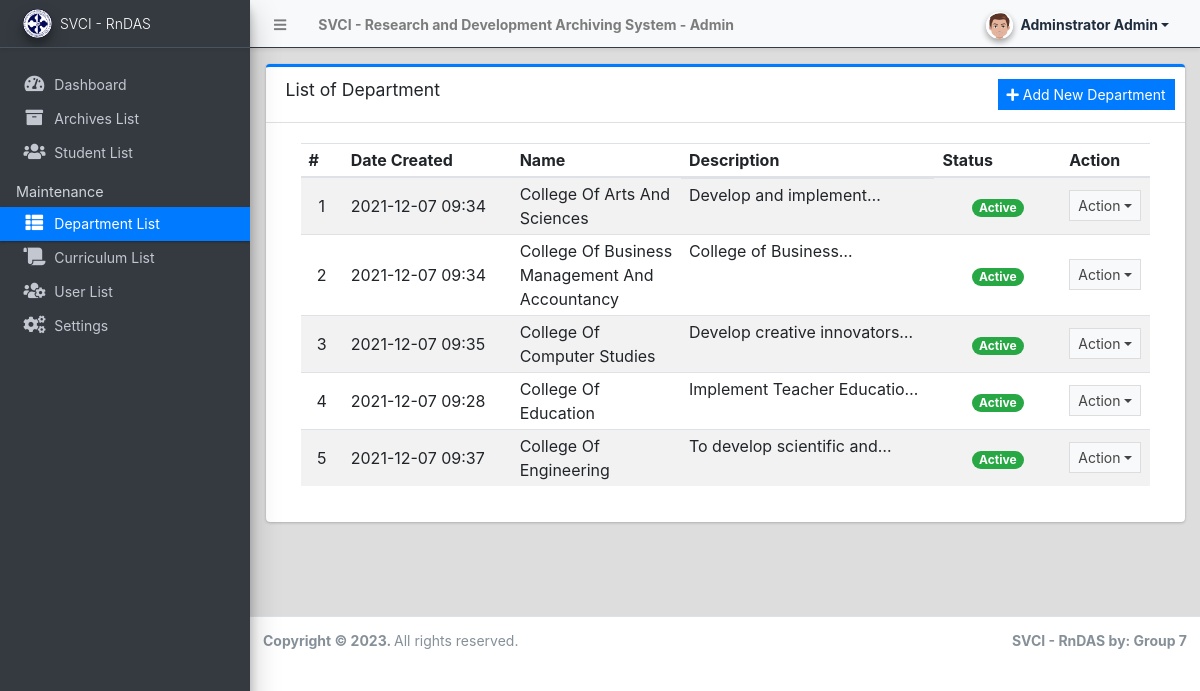
The page /admin/?page=departments (signed in) on the database as committed earlier.
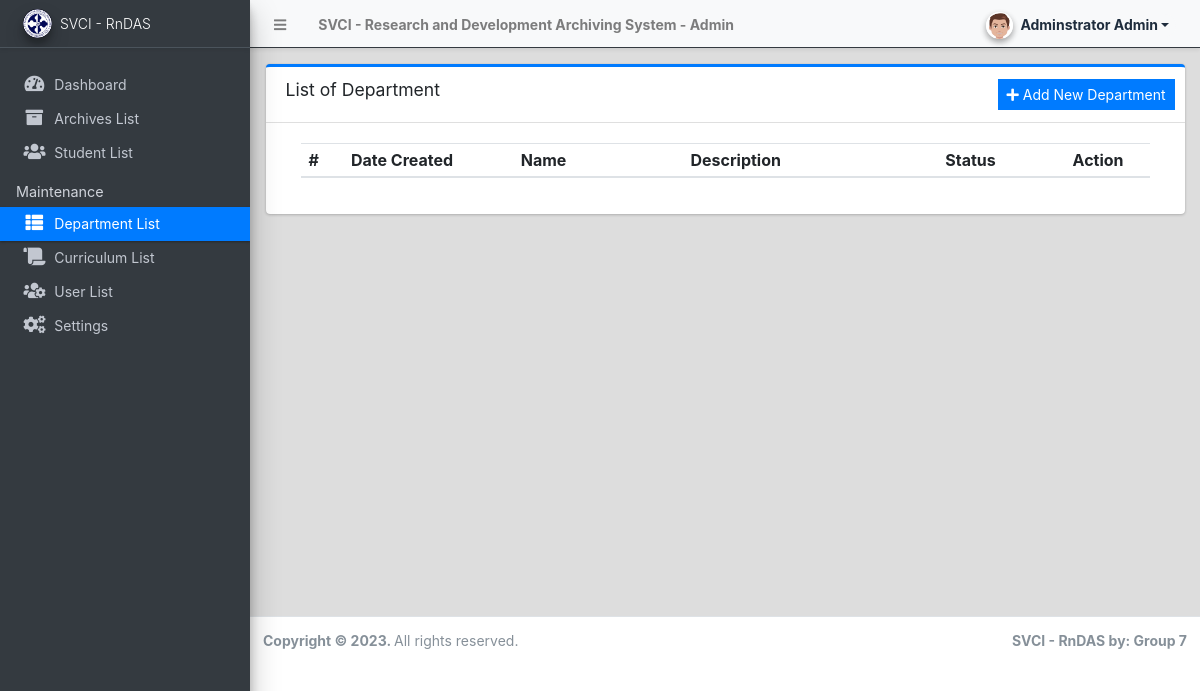
The same page on the database as committed later.
### tables this page shows
CREATE TABLE `department_list` (
  `id` int(30) NOT NULL,
  `name` text NOT NULL,
  `description` text NOT NULL,
  `status` tinyint(1) NOT NULL DEFAULT 1,
  `date_created` datetime NOT NULL DEFAULT current_timestamp(),
  `date_updated` datetime DEFAULT NULL ON UPDATE current_timestamp()
);

### config.php (called while the page is built, shortened)
<?php
require_once('classes/DBConnection.php');
require_once('classes/SystemSettings.php');
function validate_image($file){
	if(!empty($file)){
        $ex = explode('?',$file);
        $file = $ex[0];
        $param =  isset($ex[1]) ? '?'.$ex[1]  : '';
		if(is_file(base_app.$file)){
			return base_url.$file.$param;
		}else{
			return base_url.'dist/img/no-image-available.png';
		}
	}else{
		return base_url.'dist/img/no-image-available.png';
	}
}
function isMobileDevice(){
    $aMobileUA = array(
        '/iphone/i' => 'iPhone',
        '/ipod/i' => 'iPod',
        '/ipad/i' => 'iPad',
        '/android/i' => 'Android',
        '/blackberry/i' => 'BlackBerry',
        '/webos/i' => 'Mobile'
    );
    return false;
}
?>

### classes/DBConnection.php (called while the page is built, shortened)
<?php
class DBConnection{
    private $host = DB_SERVER;
    private $username = DB_USERNAME;
    private $password = DB_PASSWORD;
    private $database = DB_NAME;
    public $conn;
    public function __construct(){
        if (!isset($this->conn)) {
            $this->conn = new mysqli($this->host, $this->username, $this->password, $this->database);
        }
    }
}
?>

### classes/SystemSettings.php (called while the page is built, shortened)
<?php
class SystemSettings extends DBConnection{
	function userdata($field = ''){
		if(!empty($field)){
			if(isset($_SESSION['userdata'][$field]))
				return $_SESSION['userdata'][$field];
			else
				return null;
		}else{
			return false;
		}
	}
	function info($field=''){
		if(!empty($field)){
			if(isset($_SESSION['system_info'][$field]))
				return $_SESSION['system_info'][$field];
			else
				return false;
		}else{
			return false;
		}
	}
}
$_settings = new SystemSettings();
?>

### admin/departments/index.php (the view, shortened to what this page needs)
<div class="card card-outline card-primary">
	<div class="card-header">
		<h3 class="card-title">List of Department</h3>
		<div class="card-tools">
			<a href="javascript:void(0)" id="create_new" class="btn btn-flat btn-sm btn-primary"><span class="fas fa-plus"></span>  Add New Department</a>
		</div>
	</div>
	<div class="card-body">
		<div class="container-fluid">
        <div class="container-fluid">
			<table class="table table-hover table-striped">
				<colgroup>
					<col width="5%">
					<col width="20%">
					<col width="20%">
					<col width="30%">
					<col width="15%">
					<col width="10%">
				</colgroup>
				<thead>
					<tr>
						<th>#</th>
						<th>Date Created</th>
						<th>Name</th>
						<th>Description</th>
						<th>Status</th>
						<th>Action</th>
					</tr>
				</thead>
				<tbody>
					<?php
						$i = 1;
						$qry = $conn->query("SELECT * from `department_list`order by `name` asc ");
						while($row = $qry->fetch_assoc()):
					?>
						<tr>
							<td class="text-center"><?php echo $i++; ?></td>
							<td class=""><?php echo date("Y-m-d H:i",strtotime($row['date_created'])) ?></td>
							<td><?php echo ucwords($row['name']) ?></td>
							<td class="truncate-1"><?php echo $row['description'] ?></td>
							<td class="text-center">
                                <?php
                                    switch($row['status']){
                                        case '1':
                                            echo "<span class='badge badge-success badge-pill'>Active</span>";
                                            break;
                                    }
                                ?>
                            </td>
							<td align="center">
								 <button type="button" class="btn btn-flat btn-default btn-sm dropdown-toggle dropdown-icon" data-toggle="dropdown">
				                  		Action
				                  </button>
							</td>
						</tr>
					<?php endwhile; ?>
				</tbody>
			</table>
		</div>
		</div>
	</div>
</div>

### admin/index.php (shortened to what this page needs)
<?php require_once('../config.php'); ?>
 <!DOCTYPE html>
<html lang="en" class="" style="height: auto;">
<?php require_once('inc/header.php') ?>
  <body class="sidebar-mini layout-fixed control-sidebar-slide-open layout-navbar-fixed sidebar-mini-md sidebar-mini-xs" data-new-gr-c-s-check-loaded="14.991.0" data-gr-ext-installed="" style="height: auto;">
    <div class="wrapper">
     <?php require_once('inc/topBarNav.php') ?>
     <?php require_once('inc/navigation.php') ?>
     <?php $page = isset($_GET['page']) ? $_GET['page'] : 'home';  ?>
      <div class="content-wrapper pt-3" style="min-height: 567.854px;">
        <section class="content ">
          <div class="container-fluid">
            <?php
              if(!file_exists($page.".php") && !is_dir($page)){
                  include '404.html';
              }else{
                if(is_dir($page))
                  include $page.'/index.php';
                else
                  include $page.'.php';
              }
            ?>
          </div>
        </section>
      </div>
      <?php require_once('inc/footer.php') ?>
  </body>
</html>

### admin/inc/header.php (shortened to what this page needs)
<head>
    <link rel="stylesheet" href="<?php echo base_url ?>plugins/fontawesome-free/css/all.min.css">
    <link rel="stylesheet" href="<?php echo base_url ?>plugins/tempusdominus-bootstrap-4/css/tempusdominus-bootstrap-4.min.css">
  <link rel="stylesheet" href="<?php echo base_url ?>plugins/datatables-bs4/css/dataTables.bootstrap4.min.css">
  <link rel="stylesheet" href="<?php echo base_url ?>plugins/datatables-responsive/css/responsive.bootstrap4.min.css">
  <link rel="stylesheet" href="<?php echo base_url ?>plugins/datatables-buttons/css/buttons.bootstrap4.min.css">
  <link rel="stylesheet" href="<?php echo base_url ?>plugins/select2/css/select2.min.css">
  <link rel="stylesheet" href="<?php echo base_url ?>plugins/select2-bootstrap4-theme/select2-bootstrap4.min.css">
    <link rel="stylesheet" href="<?php echo base_url ?>plugins/icheck-bootstrap/icheck-bootstrap.min.css">
    <link rel="stylesheet" href="<?php echo base_url ?>plugins/jqvmap/jqvmap.min.css">
    <link rel="stylesheet" href="<?php echo base_url ?>dist/css/adminlte.css">
    <link rel="stylesheet" href="<?php echo base_url ?>dist/css/custom.css">
    <link rel="stylesheet" href="<?php echo base_url ?>plugins/overlayScrollbars/css/OverlayScrollbars.min.css">
    <link rel="stylesheet" href="<?php echo base_url ?>plugins/daterangepicker/daterangepicker.css">
    <link rel="stylesheet" href="<?php echo base_url ?>plugins/summernote/summernote-bs4.min.css">
  <link rel="stylesheet" href="<?php echo base_url ?>plugins/sweetalert2-theme-bootstrap-4/bootstrap-4.min.css">
  </head>

### admin/inc/topBarNav.php (shortened to what this page needs)
<nav class="main-header navbar navbar-expand navbar-light border  border-dark border-top-0  border-left-0 border-right-0 navbar-light text-sm shadow-sm">
  <ul class="navbar-nav">
    <li class="nav-item">
    <a class="nav-link" data-widget="pushmenu" href="#" role="button"><i class="fas fa-bars"></i></a>
    </li>
    <li class="nav-item d-none d-sm-inline-block">
      <a href="<?php echo base_url ?>" class="nav-link"><b><?php echo (!isMobileDevice()) ? $_settings->info('name'):$_settings->info('short_name'); ?> - Admin</b></a>
    </li>
  </ul>
  <ul class="navbar-nav ml-auto">
    <li class="nav-item">
      <div class="btn-group nav-link">
            <button type="button" class="btn btn-rounded badge badge-light dropdown-toggle dropdown-icon" data-toggle="dropdown">
              <span><img src="<?php echo validate_image($_settings->userdata('avatar')) ?>" class="img-circle elevation-2 user-img" alt="User Image"></span>
              <span class="ml-3"><?php echo ucwords($_settings->userdata('firstname').' '.$_settings->userdata('lastname')) ?></span>
            </button>
        </div>
    </li>
  </ul>
</nav>

### admin/inc/navigation.php (shortened to what this page needs)
<aside class="main-sidebar sidebar-dark-primary elevation-4 sidebar-no-expand bg-dark">
  <a href="<?php echo base_url ?>admin" class="brand-link bg-transparent text-sm shadow-sm">
  <img src="<?php echo validate_image($_settings->info('logo'))?>" alt="Store Logo" class="brand-image img-circle elevation-3 bg-black" style="width: 1.8rem;height: 1.8rem;max-height: unset;object-fit:scale-down;object-position:center center">
  <span class="brand-text font-weight-light"><?php echo $_settings->info('short_name') ?></span>
  </a>
  <div class="sidebar os-host os-theme-light os-host-overflow os-host-overflow-y os-host-resize-disabled os-host-transition os-host-scrollbar-horizontal-hidden">
    <div class="os-content-glue" style="margin: 0px -8px; width: 249px; height: 646px;"></div>
    <div class="os-padding">
      <div class="os-viewport os-viewport-native-scrollbars-invisible" style="overflow-y: scroll;">
        <div class="os-content" style="padding: 0px 8px; height: 100%; width: 100%;">
          <nav class="mt-4">
             <ul class="nav nav-pills nav-sidebar flex-column text-sm nav-compact nav-flat nav-child-indent nav-collapse-hide-child" data-widget="treeview" role="menu" data-accordion="false">
              <li class="nav-item dropdown">
                <a href="./" class="nav-link nav-home">
                  <i class="nav-icon fas fa-tachometer-alt"></i>
                  <p>
                    Dashboard
                  </p>
                </a>
              </li>
              <li class="nav-item">
                <a href="<?php echo base_url ?>admin/?page=archives" class="nav-link nav-archives">
                  <i class="nav-icon fas fa-archive"></i>
                  <p>
                    Archives List
                  </p>
                </a>
              </li>
              <li class="nav-item">
                <a href="<?php echo base_url ?>admin/?page=students" class="nav-link nav-students">
                  <i class="nav-icon fas fa-users"></i>
                  <p>
                    Student List
                  </p>
                </a>
              </li>
              <?php if($_settings->userdata('type') == 1): ?>
              <li class="nav-header">Maintenance</li>
              <li class="nav-item dropdown">
                <a href="<?php echo base_url ?>admin/?page=departments" class="nav-link nav-departments">
                  <i class="nav-icon fas fa-th-list"></i>
                  <p>
                    Department List
                  </p>
                </a>
              </li>
              <li class="nav-item dropdown">
                <a href="<?php echo base_url ?>admin/?page=curriculum" class="nav-link nav-curriculum">
                  <i class="nav-icon fas fa-scroll"></i>
                  <p>
                    Curriculum List
                  </p>
                </a>
              </li>
              <li class="nav-item dropdown">
                <a href="<?php echo base_url ?>admin/?page=user/list" class="nav-link nav-user_list">
                  <i class="nav-icon fas fa-users-cog"></i>
                  <p>
                    User List
                  </p>
                </a>
              </li>
              <li class="nav-item dropdown">
                <a href="<?php echo base_url ?>admin/?page=system_info" class="nav-link nav-system_info">
                  <i class="nav-icon fas fa-cogs"></i>
                  <p>
                    Settings
                  </p>
                </a>
              </li>
              <?php endif; ?>
            </ul>
          </nav>
        </div>
      </div>
    </div>
  </div>
</aside>

### admin/inc/footer.php (shortened to what this page needs)
<footer class="main-footer text-sm">
        <strong>Copyright © <?php echo date('Y') ?>.
        </strong>
        All rights reserved.
        <div class="float-right d-none d-sm-inline-block">
          <b><?php echo $_settings->info('short_name') ?> by: Group 7</b>
        </div>
      </footer>
    </div>

### admin/inc/topBarNav.php (style rules this page uses)
.user-img { position: absolute; height: 27px; width: 27px; object-fit: cover; left: -7%; top: -12%; }
.btn-rounded { border-radius: 50px; }

Rows that differ between the two databases and show on the page:
removed department_list: date_created "2021-12-07 09:34", name "College Of Arts And Sciences", description "Develop and…", status "Active"
removed department_list: date_created "2021-12-07 09:34", name "College Of Business Management And Accountancy", description "College of…", status "Active"
removed department_list: date_created "2021-12-07 09:35", name "College Of Computer Studies", description "Develop creative…", status "Active"
removed department_list: date_created "2021-12-07 09:28", name "College Of Education", description "Implement Teacher…", status "Active"
removed department_list: date_created "2021-12-07 09:37", name "College Of Engineering", description "To develop scientific…", status "Active"
